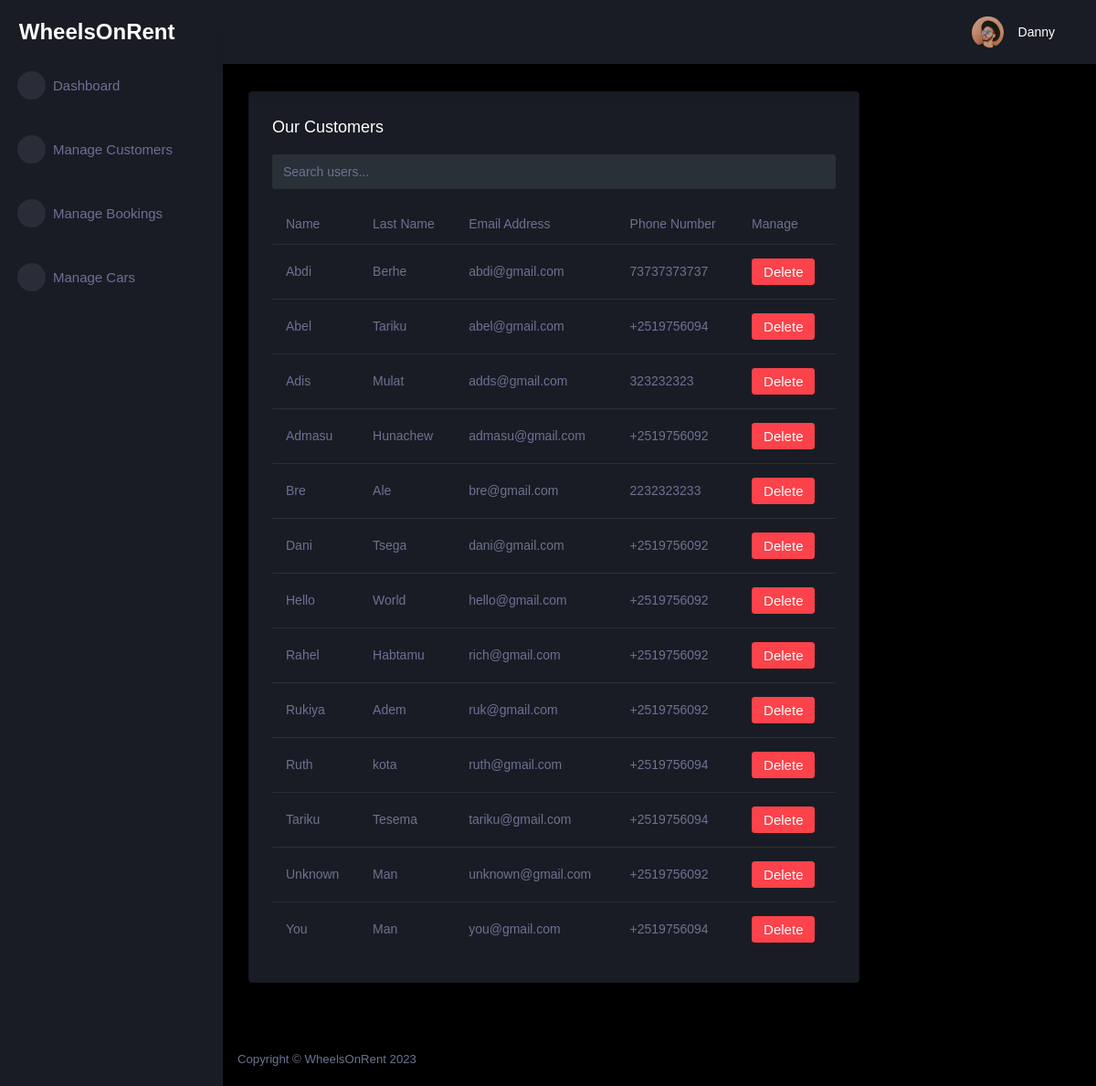
Page /customer/ (signed in) on the committed database.
### tables this page shows
CREATE TABLE customer (
  id INTEGER PRIMARY KEY AUTOINCREMENT,
  name TEXT NOT NULL,
  last_name TEXT NOT NULL,
  phone_number TEXT NOT NULL,
  email TEXT NOT NULL,
  password TEXT NOT NULL,
  role TEXT INTEGER DEFAULT 0
);

### car_app/customer.py (the view)
@bp.route('/')
@login_required
def index():
    db = get_db()
    customers = db.execute(
        'SELECT id, name, last_name, email, phone_number'
        ' FROM customer'
        ' WHERE role = 0'
        ' ORDER BY name ASC'
    ).fetchall()
    return render_template('admin/customer_index.html', customers=customers)

### car_app/customer.py (called while the page is built)
@bp.before_app_request
def load_logged_in_customer():
    customer_id = session.get('customer_id')
    if customer_id is None:
        g.customer = None
    else:
        g.customer = get_db().execute(
            'SELECT * FROM customer WHERE id = ?', (customer_id,)
        ).fetchone()

@bp.after_request
def add_header(response):
    response.headers['Cache-Control'] = 'no-store, no-cache, must-revalidate, max-age=0'
    response.headers['Pragma'] = 'no-cache'
    response.headers['Expires'] = '0'
    return response

def login_required(view):
    @functools.wraps(view)
    def wrapped_view(**kwargs):
        if g.customer is None:
            return redirect(url_for('customer.login'))
        return view(**kwargs)
    return wrapped_view

### car_app/db.py (called while the page is built)
def get_db():
    if 'db' not in g:
        g.db = sqlite3.connect(
            current_app.config['DATABASE'],
            detect_types=sqlite3.PARSE_DECLTYPES
        )
        g.db.row_factory = sqlite3.Row
    return g.db

### car_app/templates/admin/customer_index.html (shortened to what this page needs)
{% extends 'admin/admin_base.html' %}
{% block content %}
<div class="content-wrapper">
<div class="row">
  <div class="col-lg-9 grid-margin stretch-card">
    <div class="card">
      <div class="card-body">
        <h4 class="card-title">Our Customers</h4>
        <div class="mb-3">
          <input type="text" id="searchInput" class="form-control" placeholder="Search users...">
        </div>
        <div class="table-responsive">
          <table class="table">
            <thead>
              <tr>
                <th>Name</th>
                <th>Last Name</th>
                <th>Email Address</th>
                <th>Phone Number</th>
                <th>Manage</th>
              </tr>
            </thead>
            <tbody>
              {% for customer in customers %}
              <tr>
                <td>{{ customer.name }}</td>
                <td>{{ customer.last_name }}</td>
                <td>{{ customer.email }}</td>
                <td>{{ customer.phone_number }}</td>
            <td><form action="{{ url_for('customer.delete', id=customer['id']) }}" method="post"><input class="btn btn-danger" type="submit" value="Delete" onclick="return confirm('Are you sure?')">
              </form></td>
              </tr>
            {% endfor %}
            </tbody>
          </table>
        </div>
      </div>
    </div>
  </div>
</div>
</div>
{% endblock %}

### car_app/templates/admin/admin_base.html (shortened to what this page needs)
<!DOCTYPE html>
<html lang="en">
<head>
    <link rel="stylesheet" href="https://cdn.jsdelivr.net/npm/bootstrap@4.0.0/dist/css/bootstrap.min.css">
    <link rel="stylesheet" href="{{ url_for('static', filename='assets/admin/assets/vendors/mdi/css/materialdesignicons.min.css')}}">
    <link rel="stylesheet" href="{{ url_for('static', filename='assets/admin/assets/vendors/css/vendor.bundle.base.css')}}">
    <link rel="stylesheet" href="{{ url_for('static', filename='assets/admin/assets/vendors/jvectormap/jquery-jvectormap.css')}}">
    <link rel="stylesheet" href="{{ url_for('static', filename='assets/admin/assets/vendors/flag-icon-css/css/flag-icon.min.css')}}">
    <link rel="stylesheet" href="{{ url_for('static', filename='assets/admin/assets/vendors/owl-carousel-2/owl.carousel.min.css')}}">
    <link rel="stylesheet" href="{{ url_for('static', filename='assets/admin/assets/vendors/owl-carousel-2/owl.theme.default.min.css')}}">
    <link rel="stylesheet" href="{{ url_for('static', filename='assets/admin/assets/css/style.css')}}">
</head>
<body>
    {% if g.customer['role'] == 1 %}
    <div class="container-scroller">
        <nav class="sidebar sidebar-offcanvas" id="sidebar">
            <div class="sidebar-brand-wrapper d-none d-lg-flex align-items-center justify-content-center fixed-top">
                <a class="sidebar-brand brand-logo" href="{{ url_for('customer.admin_dashboard') }}" style="text-decoration: none; color: white; font-size: 24px; font-weight: bold; font-family: Verdana, Geneva, Tahoma, sans-serif;">WheelsOnRent</a>
            </div>
            <ul class="nav">
                <li class="nav-item menu-items">
                    <a class="nav-link" href="{{ url_for('customer.admin_dashboard') }}">
                        <span class="menu-icon">
                <i class="mdi mdi-speedometer"></i>
              </span>
                        <span class="menu-title">Dashboard</span>
                    </a>
                </li>
                <br>
                <li class="nav-item menu-items">
                    <a class="nav-link" href="{{ url_for('customer.index') }}">
                        <span class="menu-icon">
                <i class="mdi mdi-playlist-play"></i>
              </span>
                        <span class="menu-title">Manage Customers</span>
                    </a>
                </li>
                <br>
                <li class="nav-item menu-items">
                    <a class="nav-link" href="{{ url_for('booking.index') }}">
                        <span class="menu-icon">
                <i class="mdi mdi-table-large"></i>
              </span>
                        <span class="menu-title">Manage Bookings</span>
                    </a>
                </li>
                <br>
                <li class="nav-item menu-items">
                    <a class="nav-link" href="{{ url_for('car.index') }}">
                        <span class="menu-icon">
                <i class="mdi mdi-car"></i>
              </span>
                        <span class="menu-title">Manage Cars</span>
                    </a>
                </li>
            </ul>
        </nav>
        <div class="container-fluid page-body-wrapper">
            <nav class="navbar p-0 fixed-top d-flex flex-row">
                <div class="navbar-menu-wrapper flex-grow d-flex align-items-stretch">
                    <button class="navbar-toggler navbar-toggler align-self-center" type="button" data-toggle="minimize">
              <span class="mdi mdi-menu"></span>
            </button>
                    <ul class="navbar-nav navbar-nav-right">
                        <li class="nav-item nav-settings d-none d-lg-block">
                            <a class="nav-link" href="#">
                                <i class="mdi mdi-view-grid"></i>
                            </a>
                        </li>
                        <li class="nav-item dropdown">
                            <a class="nav-link" id="profileDropdown" href="#" data-toggle="dropdown">
                                <div class="navbar-profile">
                                    <img class="img-xs rounded-circle" src="{{ url_for('static', filename='assets/admin/assets/images/faces/face15.jpg')}}" alt="">
                                    <p class="mb-0 d-none d-sm-block navbar-profile-name">{{ g.customer['name'] }}</p>
                                    <i class="mdi mdi-menu-down d-none d-sm-block"></i>
                                </div>
                            </a>
                        </li>
                    </ul>
                </div>
            </nav>
            <div class="main-panel">
                {% block content %}{% endblock %}
                <footer class="footer">
                    <div class="d-sm-flex justify-content-center justify-content-sm-between">
                        <span class="text-muted d-block text-center text-sm-left d-sm-inline-block">Copyright © WheelsOnRent 2023</span>
                    </div>
                </footer>
            </div>
        </div>
    </div>
    {% else %}
    <div class="container">
        <div class="alert alert-danger">
            <p>You do not have permission to view this page.</p>
        </div>
    </div>
    {% endif %}
</body>
</html>

### rows in the picture
customer: customer.name "Danny"
customer: name "Abdi", last_name "Berhe", email "abdi@gmail.com", phone_number "73737373737"
customer: name "Abel", last_name "Tariku", email "abel@gmail.com", phone_number "+2519756094"
customer: name "Adis", last_name "Mulat", email "adds@gmail.com", phone_number "323232323"
customer: name "Admasu", last_name "Hunachew", email "admasu@gmail.com", phone_number "+2519756092"
customer: name "Bre", last_name "Ale", email "bre@gmail.com", phone_number "2232323233"
customer: name "Dani", last_name "Tsega", email "dani@gmail.com", phone_number "+2519756092"
customer: name "Hello", last_name "World", email "hello@gmail.com", phone_number "+2519756092"
customer: name "Rahel", last_name "Habtamu", email "rich@gmail.com", phone_number "+2519756092"
customer: name "Rukiya", last_name "Adem", email "ruk@gmail.com", phone_number "+2519756092"
customer: name "Ruth", last_name "kota", email "ruth@gmail.com", phone_number "+2519756094"
customer: name "Tariku", last_name "Tesema", email "tariku@gmail.com", phone_number "+2519756094"
customer: name "Unknown", last_name "Man", email "unknown@gmail.com", phone_number "+2519756092"
customer: name "You", last_name "Man", email "you@gmail.com", phone_number "+2519756094"
